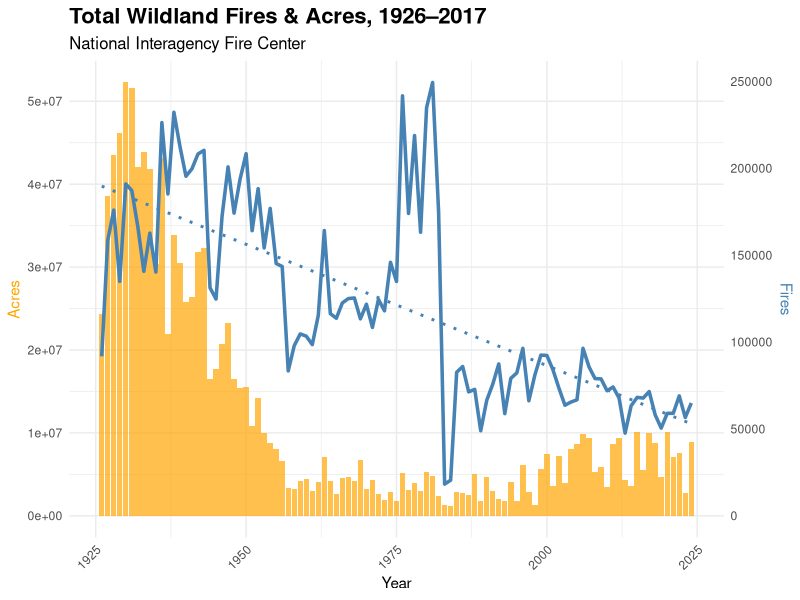
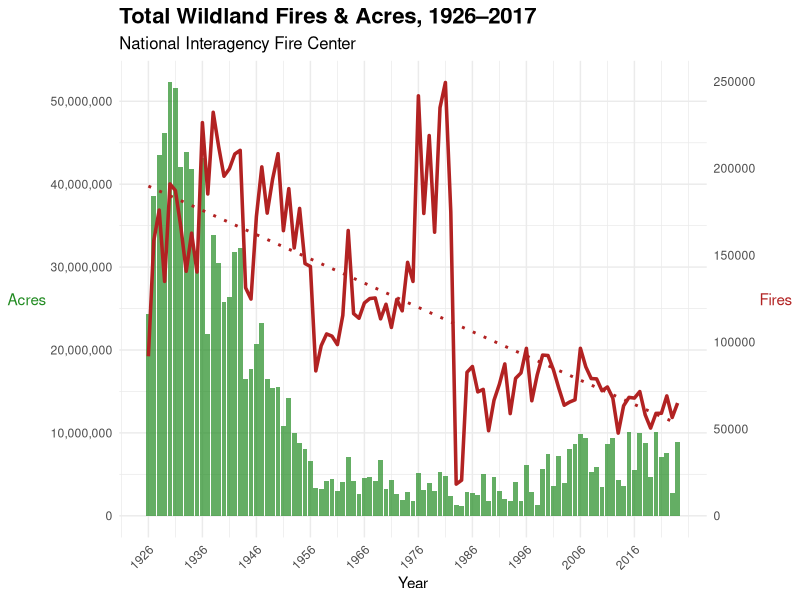
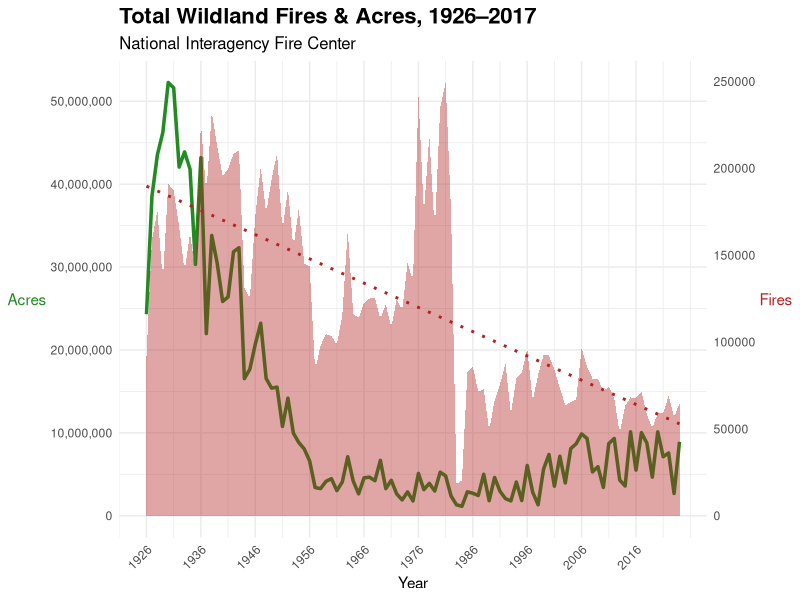

Reproduce these figures in R, in order.
## ---- chunk 1
library(tidyverse)
library(dplyr)
wildfire <- read_csv("wildfire_data.csv")
wildfire
## ---- chunk 2
library(tidyverse)
library(scales)

# Read data
wildfire <- read_csv("wildfire_data.csv")

# Plot
ggplot(wildfire, aes(x = Year)) +
  # Bar chart for Acres
  geom_col(aes(y = Acres), fill = "orange", alpha = 0.7) +
  
  # Line chart for Fires on secondary axis, rescaled
  geom_line(aes(y = Fires * (max(Acres) / max(Fires))), color = "steelblue", size = 1.2) +
  
  # Optional: Add linear trend line for Fires
  geom_smooth(aes(y = Fires * (max(Acres) / max(Fires))), 
              method = "lm", se = FALSE, linetype = "dotted", color = "steelblue") +
  
  # Axis labels and titles
  scale_y_continuous(
    name = "Acres",
    sec.axis = sec_axis(~ . / (max(wildfire$Acres) / max(wildfire$Fires)), name = "Fires")
  ) +
  
  labs(
    title = "Total Wildland Fires & Acres, 1926–2017",
    subtitle = "National Interagency Fire Center",
    x = "Year"
  ) +
  
  theme_minimal() +
  theme(
    axis.title.y.left = element_text(color = "orange"),
    axis.title.y.right = element_text(color = "steelblue"),
    plot.title = element_text(size = 16, face = "bold"),
    plot.subtitle = element_text(size = 12),
    axis.text.x = element_text(angle = 45, hjust = 1)
  )

## ---- chunk 3
library(tidyverse)
library(scales)

# Read the wildfire data
wildfire <- read_csv("wildfire_data.csv")

# Create the dual-axis plot
ggplot(wildfire, aes(x = Year)) +
  # Green bars for Acres
  geom_col(aes(y = Acres), fill = "forestgreen", alpha = 0.7) +
  
  # Red line for Fires (rescaled to match Acres)
  geom_line(aes(y = Fires * (max(Acres) / max(Fires))), color = "firebrick", size = 1.2) +
  
  # Optional red dotted trend line for Fires
  geom_smooth(aes(y = Fires * (max(Acres) / max(Fires))),
              method = "lm", se = FALSE, linetype = "dotted", color = "firebrick") +
  
  # Y-axis with full numbers and secondary axis for Fires
  scale_y_continuous(
    name = "Acres",
    labels = comma,  # Format with commas
    sec.axis = sec_axis(
      trans = ~ . / (max(wildfire$Acres) / max(wildfire$Fires)),
      name = "Fires"
    )
  ) +
  
  # X-axis: Show ticks every 10 years
  scale_x_continuous(
    breaks = seq(min(wildfire$Year), max(wildfire$Year), by = 10)
  ) +
  
  # Labels and styling
  labs(
    title = "Total Wildland Fires & Acres, 1926–2017",
    subtitle = "National Interagency Fire Center",
    x = "Year"
  ) +
  theme_minimal() +
  theme(
  axis.title.y.left = element_text(color = "forestgreen", angle = 0, vjust = 0.5),
  axis.title.y.right = element_text(color = "firebrick", angle = 0, vjust = 0.5),
  plot.title = element_text(size = 16, face = "bold"),
  plot.subtitle = element_text(size = 12),
  axis.text.x = element_text(angle = 45, hjust = 1)
)




## ---- chunk 4
library(tidyverse)
library(scales)

wildfire <- read_csv("wildfire_data.csv")

scale_factor <- max(wildfire$Acres) / max(wildfire$Fires)

ggplot(wildfire, aes(x = Year)) +
  # Acres as green line
  geom_line(aes(y = Acres), color = "forestgreen", size = 1.2) +
  
  # Fires as red area (scaled)
  geom_area(aes(y = Fires * scale_factor), fill = "firebrick", alpha = 0.4) +
  
  # Optional: dotted trend line for Fires
  geom_smooth(aes(y = Fires * scale_factor), method = "lm", se = FALSE, linetype = "dotted", color = "firebrick") +
  
  scale_y_continuous(
    name = "Acres",
    labels = comma,
    sec.axis = sec_axis(
      trans = ~ . / scale_factor,
      name = "Fires"
    )
  ) +
  
  scale_x_continuous(
    breaks = seq(min(wildfire$Year), max(wildfire$Year), by = 10)
  ) +
  
  labs(
    title = "Total Wildland Fires & Acres, 1926–2017",
    subtitle = "National Interagency Fire Center",
    x = "Year"
  ) +
  
  theme_minimal() +
  theme(
    axis.title.y.left = element_text(color = "forestgreen", angle = 0, vjust = 0.5),
    axis.title.y.right = element_text(color = "firebrick", angle = 0, vjust = 0.5),
    plot.title = element_text(size = 16, face = "bold"),
    plot.subtitle = element_text(size = 12),
    axis.text.x = element_text(angle = 45, hjust = 1)
  )
